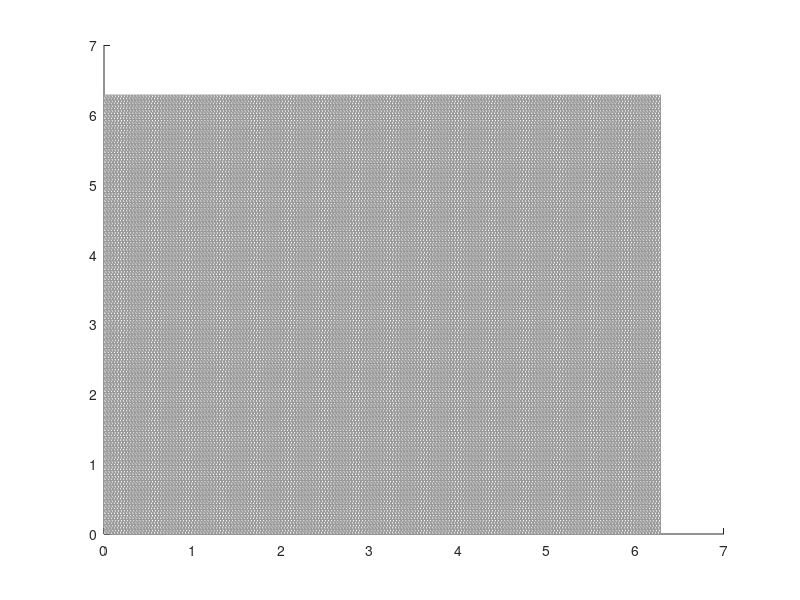

MATLAB code to generate this figure: (Note: this script raises an error after producing the figure.)
%%% Creating the mesh grid in 2D %%%
clear grid;
p=180;
t=90;
a = p*t; % number of vertices that will be used
b = a+p+t+1;
phi = linspace(0,2*pi,p+1); % partition as measured in the toroidal direction 
theta = linspace(0,2*pi,t+1);   % partition as measured in the poloidal direction
[Phi, Theta]=meshgrid(phi(1:p+1),theta(1:t+1)); % creates an array from phi and theta 
Phi = reshape(Phi,[b,1]);
Theta = reshape(Theta,[b,1]);
grid.vertices(:,1) = Phi;
grid.vertices(:,2) = Theta;

clear faces
faces.lower(:,1) = [1:b-(t+1)];
faces.lower(:,2) = [2:b-t];
faces.lower(:,3) = [t+2:b];
faces.lower(t+1:t+1:end,:) = [];

faces.upper(:,1) = [2:b-t];
faces.upper(:,2) = [t+3:b+1];
faces.upper(:,3) = [t+2:b];
faces.upper(t+1:t+1:end,:) = [];

grid.faces = reshape([faces.lower(:) faces.upper(:)]', [], 3); % combines upper and lower triangular face arrays using every other row

%%% Plotting the Figure %%%
figure;

% plotting the vessel on a 2D grid of Theta vs. Phi
vessel_coords = grid;
% plotting only the vertices
    %plot(vessel_coords.vertices(:,1),vessel_coords.vertices(:,2),'.');
% plotting connected vertices in faces
    patch('Faces',vessel_coords.faces,'Vertices',vessel_coords.vertices, 'EdgeColor', [0.6 0.6 0.6], 'FaceColor', [1 1 1]);
hold on

% plotting hit points on the 2D grid
fieldline_file_f = [fldlns_Cbar1_f_10, fldlns_Cbar2_f_10, fldlns_Cbar3_f_10,...
    fldlns_Cbar4_f_10, fldlns_Cbar5_f_10];
fieldline_file_r = [fldlns_Cbar1_r_10, fldlns_Cbar2_r_10, fldlns_Cbar3_r_10,...
    fldlns_Cbar4_r_10, fldlns_Cbar5_r_10];

% for adjusting the Phi values to be on the interval of [0,2*pi]
for i = 1:size(fieldline_file_f,2)
    Phi_lines_f(:,i) = fieldline_file_f(i).PHI_lines(:,2);
    Phi_lines_r(:,i) = fieldline_file_r(i).PHI_lines(:,2);
    for p_0 = 1:size(fieldline_file_f(i).PHI_lines,1)
        if Phi_lines_f(p_0,i) < 0
            Phi_lines_f(p_0,i) = Phi_lines_f(p_0,i) + 2*pi;
        end
         if Phi_lines_r(p_0,i) < 0
            Phi_lines_r(p_0,i) = Phi_lines_r(p_0,i) + 2*pi;
        end
    end
end
Phi_lines = [Phi_lines_f; Phi_lines_r];
 

% for finding Theta values simplistically by using 
% Theta = atan(z/(r-r_0))
R_0 = 1.405322310372; % meters
for i = 1:size(fieldline_file_f,2)
    Theta_lines_f(:,i) = atan2(fieldline_file_f(i).Z_lines(:,2),(fieldline_file_f(i).R_lines(:,2)-R_0));
    Theta_lines_r(:,i) = atan2(fieldline_file_r(i).Z_lines(:,2),(fieldline_file_r(i).R_lines(:,2)-R_0));
        for t_0 = 1:size(fieldline_file_f(i).PHI_lines,1)
            if Theta_lines_f(t_0,i) < 0
                Theta_lines_f(t_0,i) = Theta_lines_f(t_0,i) + 2*pi;
            end
             if Theta_lines_r(t_0,i) < 0
                Theta_lines_r(t_0,i) = Theta_lines_r(t_0,i) + 2*pi;
            end
        end
end
Theta_lines = [Theta_lines_f; Theta_lines_r];


% Using the least squares method with an imported data table
Theta_lines = Theta_test2;

plot(Phi_lines, Theta_lines, 'linestyle', 'none', 'marker', '.','color','red');

xlim([0,2*pi]);
ylim([0,2*pi]);
daspect([1 1 1]);
xlabel('Phi');
ylabel('Theta');